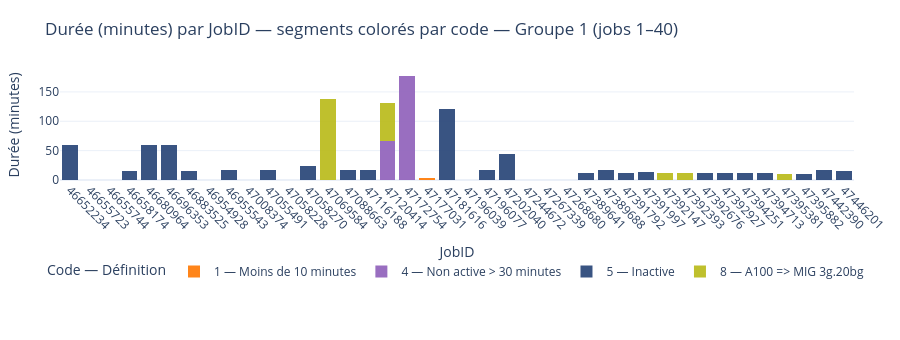
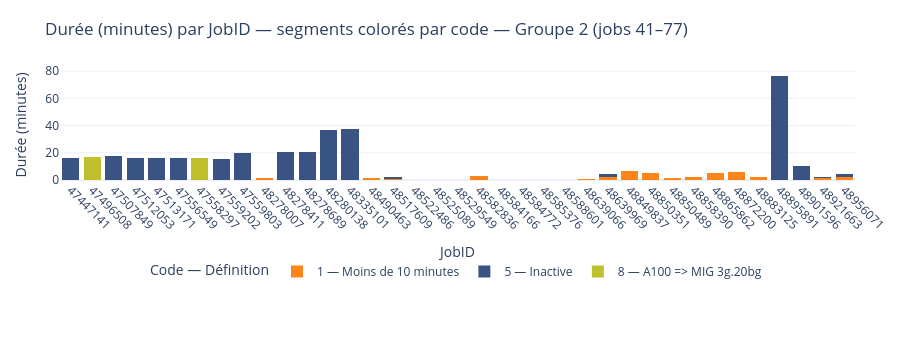

Notebook source saved alongside these figures, in order:
### Markdown cell above
Graphique qui représente les tâches soumisent avec les codes d'erreur correspondant. La durée de la tâche est représenté dans l'axe y.

### Code cell
figs = plot_job_duration_by_codes_pages(
    jobs_frame,
    page_size=40,           
    legend_orientation="h",
    legend_y=-0.70,      # ↓ un peu plus bas si nécessaire
    bottom_margin=160    # ↑ plus d’espace pour les labels X + légende
)
for f in figs:
    f.show()

### Figure 1 — Plotly figure (JSON) as saved in the notebook; plotly's stock layout.template omitted (floating-point values rounded to 4 significant figures)
{"data": [{"customdata": [[0, 1, "1 — Moins de 10 minutes"], [0, 1, "1 — Moins de 10 minutes"], [0, 1, "1 — Moins de 10 minutes"], [0, 1, "1 — Moins de 10 minutes"], [0, 1, "1 — Moins de 10 minutes"], [4.25, 1, "1 — Moins de 10 minutes"], [0, 1, "1 — Moins de 10 minutes"], [0, 1, "1 — Moins de 10 minutes"], [0, 1, "1 — Moins de 10 minutes"], [0.06667, 1, "1 — Moins de 10 minutes"]], "hovertemplate": "<b>JobID</b>: %{x}<br><b>Durée totale</b>: %{customdata[0]:.1f} min<br><b>Part (segment)</b>: %{y:.1f} min<br><b>Code</b>: %{customdata[1]}<br><b>Définition</b>: %{customdata[2]}<extra></extra>", "legendgroup": "1 — Moins de 10 minutes", "marker": {"color": "#ff7f0e", "line": {"width": 0}, "pattern": {"shape": ""}}, "name": "1 — Moins de 10 minutes", "opacity": 0.95, "orientation": "v", "showlegend": true, "textposition": "auto", "type": "bar", "x": ["46655723", "46655744", "46954928", "47008374", "47058228", "47177031", "47196039", "47244672", "47267339", "47268680"], "xaxis": "x", "y": [0.0, 0.0, 0.0, 0.0, 0.0, 4.25, 0.0, 0.0, 0.0, 0.06667], "yaxis": "y"}, {"customdata": [[131.8, 4, "4 — Non active > 30 minutes"], [177.9, 4, "4 — Non active > 30 minutes"]], "hovertemplate": "<b>JobID</b>: %{x}<br><b>Durée totale</b>: %{customdata[0]:.1f} min<br><b>Part (segment)</b>: %{y:.1f} min<br><b>Code</b>: %{customdata[1]}<br><b>Définition</b>: %{customdata[2]}<extra></extra>", "legendgroup": "4 — Non active > 30 minutes", "marker": {"color": "#9467bd", "line": {"width": 0}, "pattern": {"shape": ""}}, "name": "4 — Non active > 30 minutes", "opacity": 0.95, "orientation": "v", "showlegend": true, "textposition": "auto", "type": "bar", "x": ["47120414", "47172754"], "xaxis": "x", "y": [65.88, 177.9], "yaxis": "y"}, {"customdata": [[60.07, 5, "5 — Inactive"], [16.07, 5, "5 — Inactive"], [60.17, 5, "5 — Inactive"], [60.27, 5, "5 — Inactive"], [14.88, 5, "5 — Inactive"], [16.82, 5, "5 — Inactive"], [16.87, 5, "5 — Inactive"], [23.57, 5, "5 — Inactive"], [17.22, 5, "5 — Inactive"], [16.8, 5, "5 — Inactive"], [120.3, 5, "5 — Inactive"], [16.92, 5, "5 — Inactive"], [44.15, 5, "5 — Inactive"], [11.9, 5, "5 — Inactive"], [16.83, 5, "5 — Inactive"], [12.32, 5, "5 — Inactive"], [12.92, 5, "5 — Inactive"], [11.33, 5, "5 — Inactive"], [11.33, 5, "5 — Inactive"], [11.35, 5, "5 — Inactive"], [11.87, 5, "5 — Inactive"], [10.87, 5, "5 — Inactive"], [16.77, 5, "5 — Inactive"], [16.05, 5, "5 — Inactive"]], "hovertemplate": "<b>JobID</b>: %{x}<br><b>Durée totale</b>: %{customdata[0]:.1f} min<br><b>Part (segment)</b>: %{y:.1f} min<br><b>Code</b>: %{customdata[1]}<br><b>Définition</b>: %{customdata[2]}<extra></extra>", "legendgroup": "5 — Inactive", "marker": {"color": "#2F4B7C", "line": {"width": 0}, "pattern": {"shape": ""}}, "name": "5 — Inactive", "opacity": 0.95, "orientation": "v", "showlegend": true, "textposition": "auto", "type": "bar", "x": ["46652234", "46658174", "46680964", "46696353", "46883525", "46955543", "47055491", "47058270", "47088663", "47116188", "47181616", "47196077", "47202040", "47389641", "47389688", "47391792", "47391997", "47392676", "47392927", "47394251", "47394713", "47395882", "47442390", "47446201"], "xaxis": "x", "y": [60.07, 16.07, 60.17, 60.27, 14.88, 16.82, 16.87, 23.57, 17.22, 16.8, 120.3, 16.92, 44.15, 11.9, 16.83, 12.32, 12.92, 11.33, 11.33, 11.35, 11.87, 10.87, 16.77, 16.05], "yaxis": "y"}, {"customdata": [[138.5, 8, "8 — A100 => MIG 3g.20bg"], [131.8, 8, "8 — A100 => MIG 3g.20bg"], [11.85, 8, "8 — A100 => MIG 3g.20bg"], [12.57, 8, "8 — A100 => MIG 3g.20bg"], [10.73, 8, "8 — A100 => MIG 3g.20bg"]], "hovertemplate": "<b>JobID</b>: %{x}<br><b>Durée totale</b>: %{customdata[0]:.1f} min<br><b>Part (segment)</b>: %{y:.1f} min<br><b>Code</b>: %{customdata[1]}<br><b>Définition</b>: %{customdata[2]}<extra></extra>", "legendgroup": "8 — A100 => MIG 3g.20bg", "marker": {"color": "#bcbd22", "line": {"width": 0}, "pattern": {"shape": ""}}, "name": "8 — A100 => MIG 3g.20bg", "opacity": 0.95, "orientation": "v", "showlegend": true, "textposition": "auto", "type": "bar", "x": ["47069584", "47120414", "47392147", "47392393", "47395381"], "xaxis": "x", "y": [138.5, 65.88, 11.85, 12.57, 10.73], "yaxis": "y"}], "layout": {"barmode": "stack", "height": 340, "legend": {"orientation": "h", "title": {"text": "Code — Définition"}, "tracegroupgap": 0, "traceorder": "normal", "x": 0.5, "xanchor": "center", "y": -0.7, "yanchor": "top"}, "margin": {"b": 160, "l": 60, "r": 20, "t": 70}, "title": {"text": "Durée (minutes) par JobID — segments colorés par code — Groupe 1 (jobs 1–40)"}, "xaxis": {"anchor": "y", "automargin": true, "categoryarray": ["46652234", "46655723", "46655744", "46658174", "46680964", "46696353", "46883525", "46954928", "46955543", "47008374", "47055491", "47058228", "47058270", "47069584", "47088663", "47116188", "47120414", "47172754", "47177031", "47181616", "47196039", "47196077", "47202040", "47244672", "47267339", "47268680", "47389641", "47389688", "47391792", "47391997", "47392147", "47392393", "47392676", "47392927", "47394251", "47394713", "47395381", "47395882", "47442390", "47446201"], "categoryorder": "array", "domain": [0, 1], "tickangle": 45, "title": {"text": "JobID"}}, "yaxis": {"anchor": "x", "domain": [0, 1], "title": {"text": "Durée (minutes)"}}}}

### Figure 2 — Plotly figure (JSON) as saved in the notebook; plotly's stock layout.template omitted (floating-point values rounded to 4 significant figures)
{"data": [{"customdata": [[1.617, 1, "1 — Moins de 10 minutes"], [1.3, 1, "1 — Moins de 10 minutes"], [1.983, 1, "1 — Moins de 10 minutes"], [0.3, 1, "1 — Moins de 10 minutes"], [0.3667, 1, "1 — Moins de 10 minutes"], [0.3667, 1, "1 — Moins de 10 minutes"], [2.583, 1, "1 — Moins de 10 minutes"], [0.03333, 1, "1 — Moins de 10 minutes"], [0.2333, 1, "1 — Moins de 10 minutes"], [0.25, 1, "1 — Moins de 10 minutes"], [0.2667, 1, "1 — Moins de 10 minutes"], [0.9833, 1, "1 — Moins de 10 minutes"], [4.583, 1, "1 — Moins de 10 minutes"], [6.95, 1, "1 — Moins de 10 minutes"], [4.917, 1, "1 — Moins de 10 minutes"], [1.583, 1, "1 — Moins de 10 minutes"], [2.367, 1, "1 — Moins de 10 minutes"], [4.8, 1, "1 — Moins de 10 minutes"], [6.1, 1, "1 — Moins de 10 minutes"], [2.167, 1, "1 — Moins de 10 minutes"], [2.283, 1, "1 — Moins de 10 minutes"], [4.483, 1, "1 — Moins de 10 minutes"]], "hovertemplate": "<b>JobID</b>: %{x}<br><b>Durée totale</b>: %{customdata[0]:.1f} min<br><b>Part (segment)</b>: %{y:.1f} min<br><b>Code</b>: %{customdata[1]}<br><b>Définition</b>: %{customdata[2]}<extra></extra>", "legendgroup": "1 — Moins de 10 minutes", "marker": {"color": "#ff7f0e", "line": {"width": 0}, "pattern": {"shape": ""}}, "name": "1 — Moins de 10 minutes", "opacity": 0.95, "orientation": "v", "showlegend": true, "textposition": "auto", "type": "bar", "x": ["48278007", "48490463", "48517609", "48522486", "48525089", "48529549", "48582836", "48584166", "48584772", "48585376", "48588601", "48639066", "48639969", "48849837", "48850351", "48850489", "48858390", "48865862", "48872200", "48883125", "48921663", "48956071"], "xaxis": "x", "y": [1.617, 1.3, 0.9917, 0.3, 0.3667, 0.3667, 2.583, 0.03333, 0.2333, 0.25, 0.2667, 0.9833, 2.292, 6.95, 4.917, 1.583, 2.367, 4.8, 6.1, 2.167, 1.142, 2.242], "yaxis": "y"}, {"customdata": [[16.37, 5, "5 — Inactive"], [17.75, 5, "5 — Inactive"], [16.28, 5, "5 — Inactive"], [15.85, 5, "5 — Inactive"], [16.13, 5, "5 — Inactive"], [15.78, 5, "5 — Inactive"], [20.17, 5, "5 — Inactive"], [20.48, 5, "5 — Inactive"], [20.43, 5, "5 — Inactive"], [37.03, 5, "5 — Inactive"], [37.22, 5, "5 — Inactive"], [1.983, 5, "5 — Inactive"], [4.583, 5, "5 — Inactive"], [76.75, 5, "5 — Inactive"], [10.18, 5, "5 — Inactive"], [2.283, 5, "5 — Inactive"], [4.483, 5, "5 — Inactive"]], "hovertemplate": "<b>JobID</b>: %{x}<br><b>Durée totale</b>: %{customdata[0]:.1f} min<br><b>Part (segment)</b>: %{y:.1f} min<br><b>Code</b>: %{customdata[1]}<br><b>Définition</b>: %{customdata[2]}<extra></extra>", "legendgroup": "5 — Inactive", "marker": {"color": "#2F4B7C", "line": {"width": 0}, "pattern": {"shape": ""}}, "name": "5 — Inactive", "opacity": 0.95, "orientation": "v", "showlegend": true, "textposition": "auto", "type": "bar", "x": ["47447141", "47507849", "47512053", "47513171", "47556549", "47559202", "47559803", "48278411", "48278689", "48280138", "48335101", "48517609", "48639969", "48895891", "48901596", "48921663", "48956071"], "xaxis": "x", "y": [16.37, 17.75, 16.28, 15.85, 16.13, 15.78, 20.17, 20.48, 20.43, 37.03, 37.22, 0.9917, 2.292, 76.75, 10.18, 1.142, 2.242], "yaxis": "y"}, {"customdata": [[17.15, 8, "8 — A100 => MIG 3g.20bg"], [16.47, 8, "8 — A100 => MIG 3g.20bg"]], "hovertemplate": "<b>JobID</b>: %{x}<br><b>Durée totale</b>: %{customdata[0]:.1f} min<br><b>Part (segment)</b>: %{y:.1f} min<br><b>Code</b>: %{customdata[1]}<br><b>Définition</b>: %{customdata[2]}<extra></extra>", "legendgroup": "8 — A100 => MIG 3g.20bg", "marker": {"color": "#bcbd22", "line": {"width": 0}, "pattern": {"shape": ""}}, "name": "8 — A100 => MIG 3g.20bg", "opacity": 0.95, "orientation": "v", "showlegend": true, "textposition": "auto", "type": "bar", "x": ["47496508", "47558297"], "xaxis": "x", "y": [17.15, 16.47], "yaxis": "y"}], "layout": {"barmode": "stack", "height": 340, "legend": {"orientation": "h", "title": {"text": "Code — Définition"}, "tracegroupgap": 0, "traceorder": "normal", "x": 0.5, "xanchor": "center", "y": -0.7, "yanchor": "top"}, "margin": {"b": 160, "l": 60, "r": 20, "t": 70}, "title": {"text": "Durée (minutes) par JobID — segments colorés par code — Groupe 2 (jobs 41–77)"}, "xaxis": {"anchor": "y", "automargin": true, "categoryarray": ["47447141", "47496508", "47507849", "47512053", "47513171", "47556549", "47558297", "47559202", "47559803", "48278007", "48278411", "48278689", "48280138", "48335101", "48490463", "48517609", "48522486", "48525089", "48529549", "48582836", "48584166", "48584772", "48585376", "48588601", "48639066", "48639969", "48849837", "48850351", "48850489", "48858390", "48865862", "48872200", "48883125", "48895891", "48901596", "48921663", "48956071"], "categoryorder": "array", "domain": [0, 1], "tickangle": 45, "title": {"text": "JobID"}}, "yaxis": {"anchor": "x", "domain": [0, 1], "title": {"text": "Durée (minutes)"}}}}
